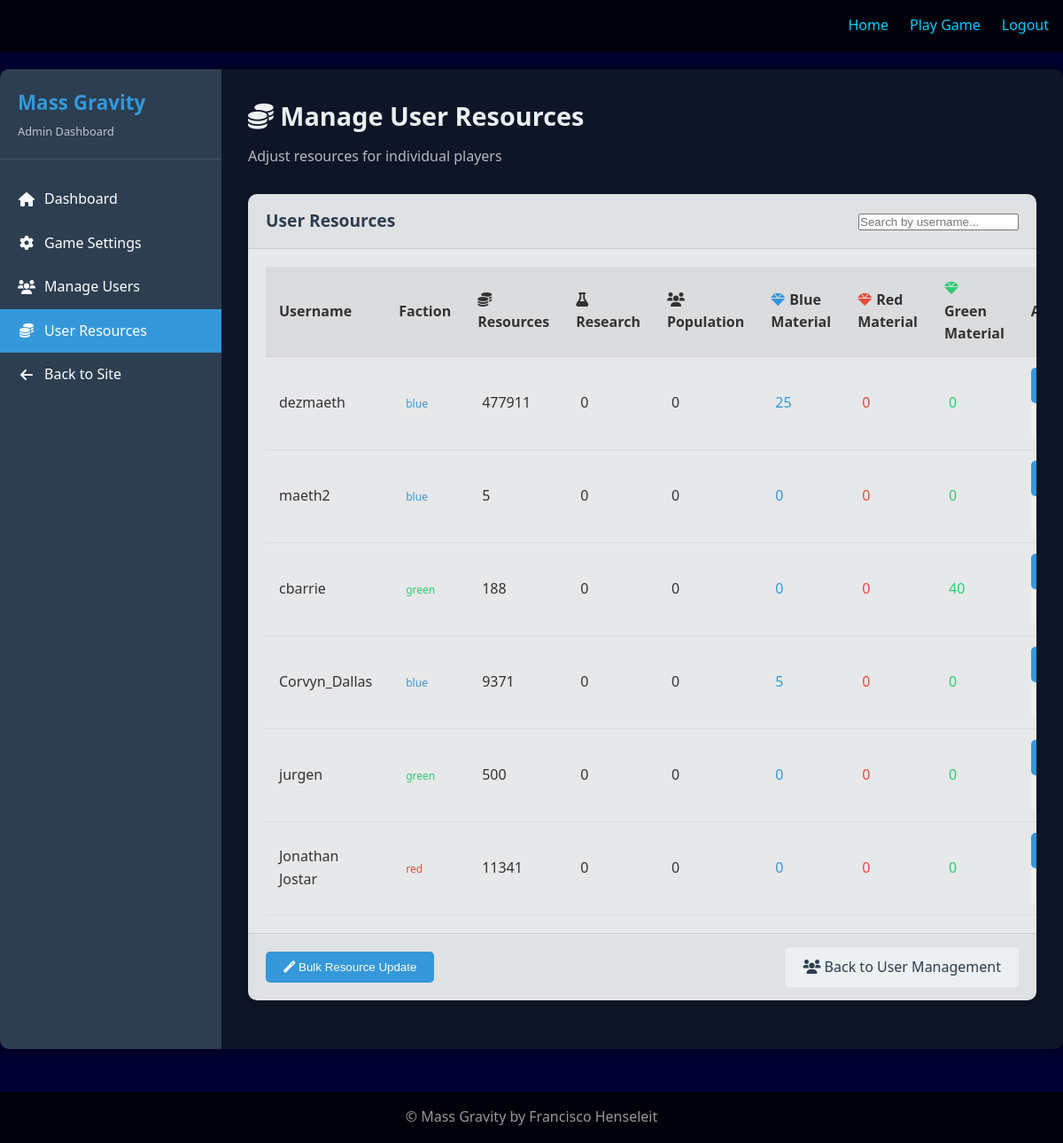
The app's page /admin/user_resources (signed in) with its own data.
### flask_app/models/user.py (models this page shows, shortened)
class User(UserMixin, db.Model):
    id = db.Column(db.Integer, primary_key=True)
    username = db.Column(db.String(64), unique=True, index=True)
    email = db.Column(db.String(120), unique=True, index=True)
    password_hash = db.Column(db.String(128))
    faction = db.Column(db.String(10), nullable=False)
    game_data = db.Column(db.Text, default="{}")

### flask_app/routes/admin.py (the view)
@admin.route('/user_resources', methods=['GET'])
@login_required
@admin_required
def user_resources():
    users = User.query.all()
    user_data = []
    for user in users:
        try:
            game_data = json.loads(user.game_data) if user.game_data else {}
            resources = game_data.get('resources', 0)
            research_points = game_data.get('research_points', 0)
            population = game_data.get('population', 0)
            blue_material = game_data.get('materials', {}).get('blue', 0)
            red_material = game_data.get('materials', {}).get('red', 0)
            green_material = game_data.get('materials', {}).get('green', 0)
            user_entry = {
                'id': user.id,
                'username': user.username,
                'faction': user.faction,
                'resources': resources,
                'research_points': research_points,
                'population': population,
                'blue_material': blue_material,
                'red_material': red_material,
                'green_material': green_material
            }
            user_data.append(user_entry)
        except (json.JSONDecodeError, KeyError):
            user_data.append({
                'id': user.id,
                'username': user.username,
                'faction': user.faction,
                'resources': 0,
                'research_points': 0,
                'population': 0,
                'blue_material': 0,
                'red_material': 0,
                'green_material': 0
            })
    return render_template('admin/user_resources.html', users=user_data)

### flask_app/models/user.py (called while the page is built)
@login_manager.user_loader
def load_user(user_id):
    return User.query.get(int(user_id))

### flask_app/routes/admin.py (called while the page is built)
def admin_required(f):
    @functools.wraps(f)
    def decorated_function(*args, **kwargs):
        if not current_user.is_authenticated or current_user.id != 1:
            flash('Admin access required')
            return redirect(url_for('main.index'))
        return f(*args, **kwargs)
    return decorated_function

### flask_app/templates/admin/user_resources.html (shortened to what this page needs)
{% extends 'base.html' %}
{% block head %}
<link rel="stylesheet" href="{{ url_for('static', filename='css/admin.css') }}">
<link rel="stylesheet" href="https://cdnjs.cloudflare.com/ajax/libs/font-awesome/6.0.0/css/all.min.css">
{% endblock %}
{% block content %}
<div class="admin-container">
    <div class="admin-sidebar">
        <div class="admin-sidebar-header">
            <h3>Mass Gravity</h3>
            <p>Admin Dashboard</p>
        </div>
        <ul class="admin-menu">
            <li><a href="{{ url_for('admin.index') }}"><i class="fas fa-home"></i> Dashboard</a></li>
            <li><a href="{{ url_for('admin.settings') }}"><i class="fas fa-cog"></i> Game Settings</a></li>
            <li><a href="{{ url_for('admin.users') }}"><i class="fas fa-users"></i> Manage Users</a></li>
            <li><a href="{{ url_for('admin.user_resources') }}" class="active"><i class="fas fa-coins"></i> User Resources</a></li>
            <li><a href="{{ url_for('main.index') }}"><i class="fas fa-arrow-left"></i> Back to Site</a></li>
        </ul>
    </div>
    <div class="admin-content">
        <div class="admin-content-header">
            <h2><i class="fas fa-coins"></i> Manage User Resources</h2>
            <p>Adjust resources for individual players</p>
        </div>
        <div class="admin-card">
            <div class="admin-card-header">
                <h3>User Resources</h3>
                <div>
                    <input type="text" id="userSearch" placeholder="Search by username..." class="admin-form-control">
                </div>
            </div>
            <div class="admin-card-body">
                <table class="admin-table" id="resourcesTable">
                    <thead>
                        <tr>
                            <th>Username</th>
                            <th>Faction</th>
                            <th>
                                <i class="fas fa-coins resource-icon"></i>Resources
                            </th>
                            <th>
                                <i class="fas fa-flask resource-icon"></i>Research
                            </th>
                            <th>
                                <i class="fas fa-users resource-icon"></i>Population
                            </th>
                            <th>
                                <i class="fas fa-gem resource-icon faction-blue"></i>Blue Material
                            </th>
                            <th>
                                <i class="fas fa-gem resource-icon faction-red"></i>Red Material
                            </th>
                            <th>
                                <i class="fas fa-gem resource-icon faction-green"></i>Green Material
                            </th>
                            <th>Actions</th>
                        </tr>
                    </thead>
                    <tbody>
                        {% for user in users %}
                        <tr class="user-row" data-user-id="{{ user.id }}">
                            <td>{{ user.username }}</td>
                            <td>
                                <span class="admin-badge faction-{{ user.faction }}">{{ user.faction }}</span>
                            </td>
                            <td class="resource-cell" data-resource="resources">
                                <span class="resource-value">{{ user.resources|int }}</span>
                            </td>
                            <td class="resource-cell" data-resource="research_points">
                                <span class="resource-value">{{ user.research_points|int }}</span>
                            </td>
                            <td class="resource-cell" data-resource="population">
                                <span class="resource-value">{{ user.population|int }}</span>
                            </td>
                            <td class="resource-cell" data-resource="blue_material">
                                <span class="resource-value faction-blue">{{ user.blue_material|int }}</span>
                            </td>
                            <td class="resource-cell" data-resource="red_material">
                                <span class="resource-value faction-red">{{ user.red_material|int }}</span>
                            </td>
                            <td class="resource-cell" data-resource="green_material">
                                <span class="resource-value faction-green">{{ user.green_material|int }}</span>
                            </td>
                            <td>
                                <button class="admin-btn admin-btn-sm admin-btn-primary save-row-btn" disabled>
                                </button>
                                <button class="admin-btn admin-btn-sm admin-btn-secondary reset-row-btn" disabled>
                                </button>
                            </td>
                        </tr>
                        {% endfor %}
                    </tbody>
                </table>
            </div>
            <div class="admin-card-footer">
                <div class="admin-flex-between">
                    <div>
                        <button id="bulkResourceBtn" class="admin-btn admin-btn-primary">
                            <i class="fas fa-magic"></i> Bulk Resource Update
                        </button>
                    </div>
                    <div>
                        <a href="{{ url_for('admin.users') }}" class="admin-btn admin-btn-secondary">
                            <i class="fas fa-users"></i> Back to User Management
                        </a>
                    </div>
                </div>
            </div>
        </div>
    </div>
</div>
{% endblock %}

### flask_app/static/css/main.css (style rules this page uses)
:root { --primary-color: #0066cc; --accent-color: #00ccff; --dark-color: #000033; --light-color: #e6f7ff; --font-main: 'Segoe UI', Tahoma, Geneva, Verdana, sans-serif; }
* { box-sizing: border-box; margin: 0; padding: 0; }
body { font-family: var(--font-main); line-height: 1.6; color: #f0f0f0; background-color: var(--dark-color); background-size: cover; min-height: 100vh; }
a { color: var(--accent-color); text-decoration: none; }

### flask_app/static/css/admin.css (style rules this page uses)
:root { --admin-primary: #2c3e50; --admin-secondary: #34495e; --admin-accent: #3498db; --admin-success: #2ecc71; --admin-warning: #f39c12; --admin-danger: #e74c3c; --admin-light: #ecf0f1; --admin-dark: #2c3e50; --admin-text: #333; --admin-panel-bg: rgba(255, 255, 255, 0.9); --admin-sidebar-width: 250px; }
.admin-container { display: flex; min-height: calc(100vh - 150px); background-color: rgba(0, 10, 20, 0.8); margin: 20px auto; border-radius: 10px; overflow: hidden; box-shadow: 0 0 20px rgba(0, 0, 0, 0.5); max-width: 1400px; }
.admin-sidebar { width: var(--admin-sidebar-width); background-color: var(--admin-dark); color: white; padding: 20px 0; flex-shrink: 0; }
.admin-sidebar-header { padding: 0 20px 20px; border-bottom: 1px solid rgba(255, 255, 255, 0.1); margin-bottom: 20px; }
.admin-sidebar-header h3 { color: var(--admin-accent); margin: 0; font-size: 1.4rem; }
.admin-sidebar-header p { margin: 5px 0 0; font-size: 0.8rem; opacity: 0.7; }
.admin-menu { list-style: none; padding: 0; margin: 0; }
.admin-menu li { padding: 0; }
.admin-menu li a { display: block; padding: 12px 20px; color: white; text-decoration: none; transition: all 0.3s; display: flex; align-items: center; }
.admin-menu li a.active { background-color: var(--admin-accent); color: white; }
.admin-menu li a i { margin-right: 10px; width: 20px; text-align: center; }
.admin-content { flex-grow: 1; padding: 30px; background-color: rgba(240, 245, 255, 0.05); overflow-y: auto; }
.admin-content-header { margin-bottom: 30px; }
.admin-content-header h2 { color: var(--admin-light); margin: 0 0 10px; font-size: 1.8rem; }
.admin-content-header p { color: rgba(255, 255, 255, 0.7); margin: 0; }
.admin-card { background-color: var(--admin-panel-bg); border-radius: 10px; box-shadow: 0 4px 6px rgba(0, 0, 0, 0.1); margin-bottom: 25px; overflow: hidden; color: var(--admin-text); }
.admin-card-header { padding: 15px 20px; background-color: rgba(0, 0, 0, 0.03); border-bottom: 1px solid rgba(0, 0, 0, 0.1); display: flex; justify-content: space-between; align-items: center; }
.admin-card-header h3 { margin: 0; font-size: 1.2rem; color: var(--admin-dark); }
.admin-card-body { padding: 20px; }
.admin-card-footer { padding: 15px 20px; background-color: rgba(0, 0, 0, 0.03); border-top: 1px solid rgba(0, 0, 0, 0.1); }
.admin-table { width: 100%; border-collapse: collapse; }
.admin-table th { text-align: left; padding: 12px 15px; background-color: rgba(0, 0, 0, 0.05); border-bottom: 1px solid rgba(0, 0, 0, 0.1); font-weight: 600; }
.admin-table td { padding: 12px 15px; border-bottom: 1px solid rgba(0, 0, 0, 0.05); }
.admin-btn { display: inline-block; padding: 10px 20px; border-radius: 5px; font-weight: 500; cursor: pointer; transition: all 0.3s; text-decoration: none; border: none; }
.admin-btn-primary { background-color: var(--admin-accent); color: white; }
.admin-btn-secondary { background-color: var(--admin-light); color: var(--admin-dark); }
.admin-btn-sm { padding: 5px 10px; font-size: 0.85rem; }
.admin-flex-between { display: flex; justify-content: space-between; align-items: center; }
.admin-badge { display: inline-block; padding: 3px 8px; border-radius: 15px; font-size: 0.75rem; font-weight: 500; }

### flask_app/templates/admin/user_resources.html (style rules this page uses)
.resource-cell { position: relative; }
.resource-value { cursor: pointer; padding: 5px; border-radius: 4px; transition: background-color 0.2s; }
.faction-blue { color: #3498db; }
.faction-red { color: #e74c3c; }
.faction-green { color: #2ecc71; }
.resource-icon { margin-right: 5px; }

### records on screen
User: username "dezmaeth", faction "blue", resources "477911", research_points "0", population "0", blue_material "25", red_material "0", green_material "0"
User: username "maeth2", faction "blue", resources "5", research_points "0", population "0", blue_material "0", red_material "0", green_material "0"
User: username "cbarrie", faction "green", resources "188", research_points "0", population "0", blue_material "0", red_material "0", green_material "40"
User: username "Corvyn_Dallas", faction "blue", resources "9371", research_points "0", population "0", blue_material "5", red_material "0", green_material "0"
User: username "jurgen", faction "green", resources "500", research_points "0", population "0", blue_material "0", red_material "0", green_material "0"
User: username "Jonathan Jostar", faction "red", resources "11341", research_points "0", population "0", blue_material "0", red_material "0", green_material "0"
